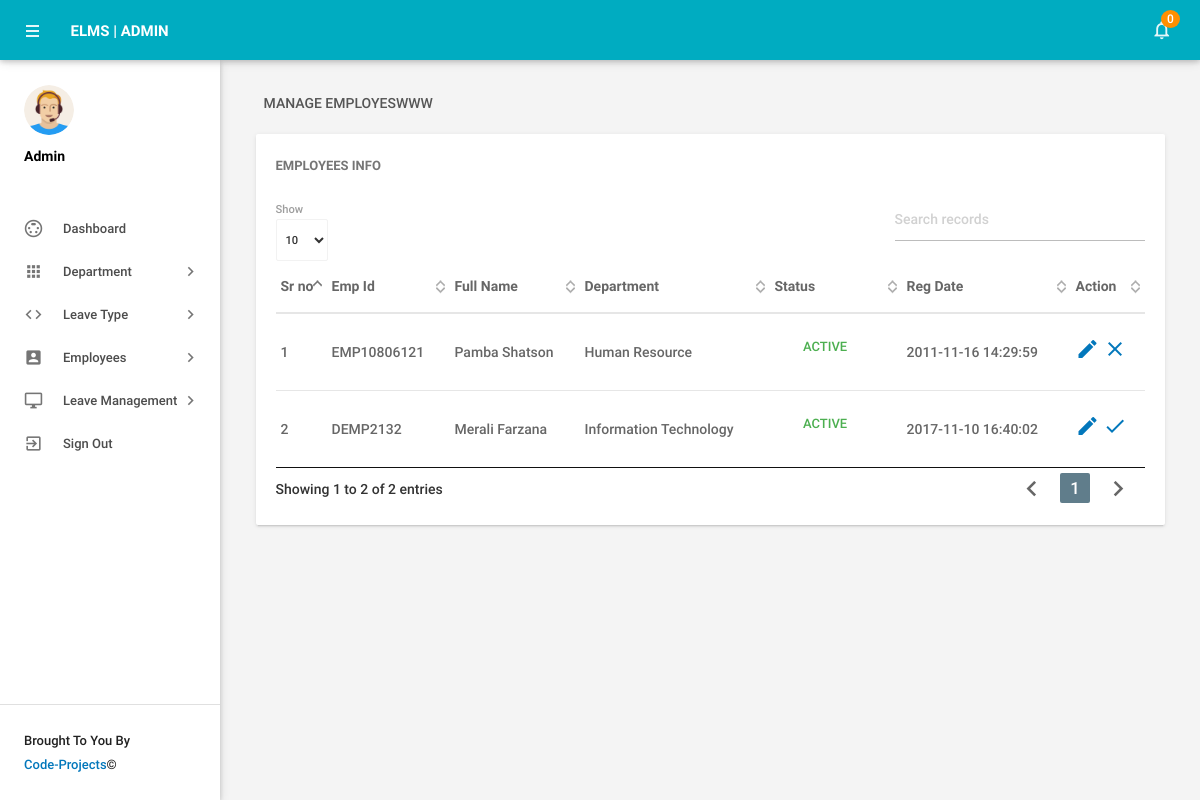
Page /admin/manageemployee.php (signed in) on the committed database.
### tables this page shows
CREATE TABLE IF NOT EXISTS `tblemployees` (
  `id` int(11) NOT NULL,
  `EmpId` varchar(100) NOT NULL,
  `FirstName` varchar(150) NOT NULL,
  `LastName` varchar(150) NOT NULL,
  `EmailId` varchar(200) NOT NULL,
  `Password` varchar(180) NOT NULL,
  `Gender` varchar(100) NOT NULL,
  `Dob` varchar(100) NOT NULL,
  `Department` varchar(255) NOT NULL,
  `Address` varchar(255) NOT NULL,
  `City` varchar(200) NOT NULL,
  `Country` varchar(150) NOT NULL,
  `Phonenumber` char(11) NOT NULL,
  `Status` int(1) NOT NULL,
  `RegDate` timestamp NOT NULL DEFAULT CURRENT_TIMESTAMP
);

### admin/manageemployee.php (the view, shortened to what this page needs)
<?php
include('includes/config.php');
if(strlen($_SESSION['alogin'])==0)
    {
header('location:index.php');
}
else{
 ?>
<!DOCTYPE html>
<html lang="en">
    <head>
        <link type="text/css" rel="stylesheet" href="../assets/plugins/materialize/css/materialize.min.css"/>
        <link href="../assets/plugins/material-preloader/css/materialPreloader.min.css" rel="stylesheet">
        <link href="../assets/plugins/datatables/css/jquery.dataTables.min.css" rel="stylesheet">
        <link href="../assets/css/alpha.min.css" rel="stylesheet" type="text/css"/>
        <link href="../assets/css/custom.css" rel="stylesheet" type="text/css"/>
    </head>
    <body>
       <?php include('includes/header.php');?>
       <?php include('includes/sidebar.php');?>
            <main class="mn-inner">
                <div class="row">
                    <div class="col s12">
                        <div class="page-title">Manage EmployesWWW</div>
                    </div>
                    <div class="col s12 m12 l12">
                        <div class="card">
                            <div class="card-content">
                                <span class="card-title">Employees Info</span>
                                <table id="example" class="display responsive-table ">
                                    <thead>
                                        <tr>
                                            <th>Sr no</th>
                                            <th>Emp Id</th>
                                            <th>Full Name</th>
                                            <th>Department</th>
                                             <th>Status</th>
                                             <th>Reg Date</th>
                                            <th>Action</th>
                                        </tr>
                                    </thead>
                                    <tbody>
<?php $sql = "SELECT EmpId,FirstName,LastName,Department,Status,RegDate,id from  tblemployees";
$query = $dbh -> prepare($sql);
$query->execute();
$results=$query->fetchAll(PDO::FETCH_OBJ);
$cnt=1;
if($query->rowCount() > 0)
{
foreach($results as $result)
{               ?>
                                        <tr>
                                            <td> <?php echo htmlentities($cnt);?></td>
                                            <td><?php echo htmlentities($result->EmpId);?></td>
                                            <td><?php echo htmlentities($result->FirstName);?>&nbsp;<?php echo htmlentities($result->LastName);?></td>
                                            <td><?php echo htmlentities($result->Department);?></td>
                                             <td><?php $stats=$result->Status;
if($stats){
                                             ?>
                                                 <a class="waves-effect waves-green btn-flat m-b-xs">Active</a>
                                                 <?php } else { ?>
                                                 <a class="waves-effect waves-red btn-flat m-b-xs">Inactive</a>
                                                 <?php } ?>
                                             </td>
                                              <td><?php echo htmlentities($result->RegDate);?></td>
                                            <td><a href="editemployee.php?empid=<?php echo htmlentities($result->id);?>"><i class="material-icons">mode_edit</i></a>
                                        <?php if($result->Status==1)
 {?>
<a href="manageemployee.php?inid=<?php echo htmlentities($result->id);?>" onclick="return confirm('Are you sure you want to inactive this Employe?');"" > <i class="material-icons" title="Inactive">clear</i>
<?php } else {?>
                                            <a href="manageemployee.php?id=<?php echo htmlentities($result->id);?>" onclick="return confirm('Are you sure you want to active this employee?');""><i class="material-icons" title="Active">done</i>
                                            <?php } ?> </td>
                                        </tr>
                                         <?php $cnt++;} }?>
                                    </tbody>
                                </table>
                            </div>
                        </div>
                    </div>
                </div>
            </main>
        </div>
        <div class="left-sidebar-hover"></div>
    </body>
</html>
<?php } ?>

### rows in the picture
tblemployees: EmpId "EMP10806121", FirstName "Pamba", LastName "Shatson", Department "Human Resource", Status "ACTIVE", RegDate "2011-11-16 14:29:59"
tblemployees: EmpId "DEMP2132", FirstName "Merali", LastName "Farzana", Department "Information Technology", Status "ACTIVE", RegDate "2017-11-10 16:40:02"

### other values in the picture
$unreadcount "0"
